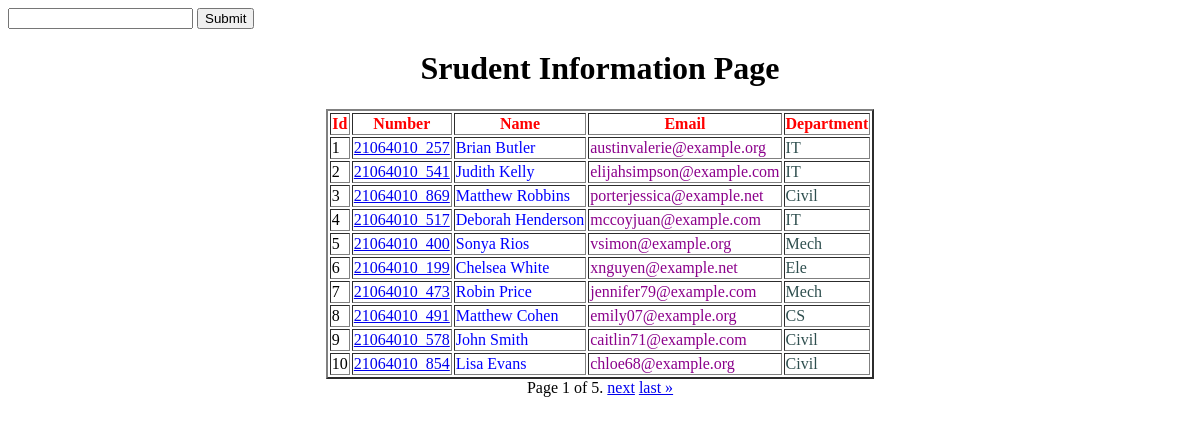
The page / on the database its author committed.
### app_marksheet/models.py (models this page shows, shortened)
class Student (models.Model):
    department = models.ForeignKey(Department, on_delete=models.CASCADE)
    student_id = models.OneToOneField(StudentId, on_delete=models.CASCADE)
    name = models.CharField(max_length=100)
    email = models.CharField(max_length=100)

class StudentId (models.Model):
    student_id = models.CharField(max_length=100)
    def __str__(self):
        return self.student_id

class Department(models.Model):
    dept_name = models.CharField(max_length=100)
    def __str__(self):
        return self.dept_name

### app_marksheet/views.py (the view)
# urls.py: path("",views.index, name="index"),
def index (request):
    queryset = Student.objects.all()
    if request.GET.get("search"):
        search_data = request.GET.get("search")
        queryset = Student.objects.filter(name__icontains=search_data)
    paginator = Paginator(queryset, 10)  # Show 25 contacts per page.
    page_number = request.GET.get("page", 1)
    page_obj = paginator.get_page(page_number)
    return render (request, "index.html", {"qryset":page_obj})

### templates/index.html (shortened to what this page needs)
<!DOCTYPE html>
<html lang="en">
<head>
</head>
<body>
  <form>
    <input type="text" name="search" />
    <input type="submit" />
  </form>
    <h1 align="center">Srudent Information Page</h1>
    <table border="2" align="center">
        <tr>
            <th>Id</th>
            <th>Number</th>
            <th>Name</th>
            <th>Email</th>
            <th>Department</th>
        </tr>
        {%for std in qryset%}
        <tr>
            <td id="t1">{{std.id}}</td>
            <td id="t2"><a href="marks/{{std.student_id}}">{{std.student_id}}</a></td>
            <td id="t3">{{std.name}}</td>
            <td id="t4">{{std.email}}</td>
            <td id="t5">{{std.department}}</td>
        </tr>
        {% endfor %}
    </table>
    <div class="pagination" align="center">
        <span class="step-links">
            <span class="current">
                Page {{ qryset.number }} of {{ qryset.paginator.num_pages }}.
            </span>
            {% if qryset.has_next %}
                <a href="?page={{ qryset.next_page_number }}">next</a>
                <a href="?page={{ qryset.paginator.num_pages }}">last &raquo;</a>
            {% endif %}
        </span>
    </div>
</body>
</html>

### templates/index.html (style rules this page uses)
th { color: red; }
body { font-family: cursive; }
#t1 { color: black; }
#t2 { color: green; }
#t3 { color: blue; }
#t4 { color: darkmagenta; }
#t5 { color: darkslategrey; }

### rows shown on the page
Student: id "1", student_id "21064010_257", name "Brian Butler", email "austinvalerie@example.org", department "IT"
Student: id "2", student_id "21064010_541", name "Judith Kelly", email "elijahsimpson@example.com", department "IT"
Student: id "3", student_id "21064010_869", name "Matthew Robbins", email "porterjessica@example.net", department "Civil"
Student: id "4", student_id "21064010_517", name "Deborah Henderson", email "mccoyjuan@example.com", department "IT"
Student: id "5", student_id "21064010_400", name "Sonya Rios", email "vsimon@example.org", department "Mech"
Student: id "6", student_id "21064010_199", name "Chelsea White", email "xnguyen@example.net", department "Ele"
Student: id "7", student_id "21064010_473", name "Robin Price", email "jennifer79@example.com", department "Mech"
Student: id "8", student_id "21064010_491", name "Matthew Cohen", email "emily07@example.org", department "CS"
Student: id "9", student_id "21064010_578", name "John Smith", email "caitlin71@example.com", department "Civil"
Student: id "10", student_id "21064010_854", name "Lisa Evans", email "chloe68@example.org", department "Civil"

### other values the page prints
{{ qryset.number }} "1"
{{ qryset.paginator.num_pages }} "5"
